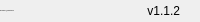
              <widget class="QFrame" name="bottomBar">
               <property name="minimumSize">
                <size>
                 <width>0</width>
                 <height>22</height>
                </size>
               </property>
               <property name="maximumSize">
                <size>
                 <width>16777215</width>
                 <height>22</height>
                </size>
               </property>
               <property name="frameShape">
                <enum>QFrame::NoFrame</enum>
               </property>
               <property name="frameShadow">
                <enum>QFrame::Raised</enum>
               </property>
               <layout class="QHBoxLayout" name="horizontalLayout_5">
                <property name="spacing">
                 <number>0</number>
                </property>
                <property name="leftMargin">
                 <number>0</number>
                </property>
                <property name="topMargin">
                 <number>0</number>
                </property>
                <property name="rightMargin">
                 <number>0</number>
                </property>
                <property name="bottomMargin">
                 <number>0</number>
                </property>
                <item>
                 <widget class="QLabel" name="creditsLabel">
                  <property name="maximumSize">
                   <size>
                    <width>16777215</width>
                    <height>16</height>
                   </size>
                  </property>
                  <property name="font">
                   <font>
                    <family>Segoe UI</family>
                    <pointsize>-1</pointsize>
                    <weight>50</weight>
                    <italic>false</italic>
                    <bold>false</bold>
                   </font>
                  </property>
                  <property name="text">
                   <string>Developed by @OfficialAhmed0</string>
                  </property>
                  <property name="alignment">
                   <set>Qt::AlignLeading|Qt::AlignLeft|Qt::AlignVCenter</set>
                  </property>
                 </widget>
                </item>
                <item>
                 <widget class="QLabel" name="version">
                  <property name="text">
                   <string>v1.1.2</string>
                  </property>
                  <property name="alignment">
                   <set>Qt::AlignRight|Qt::AlignTrailing|Qt::AlignVCenter</set>
                  </property>
                 </widget>
                </item>
                <item>
                 <widget class="QFrame" name="frame_size_grip">
                  <property name="minimumSize">
                   <size>
                    <width>20</width>
                    <height>0</height>
                   </size>
                  </property>
                  <property name="maximumSize">
                   <size>
                    <width>20</width>
                    <height>16777215</height>
                   </size>
                  </property>
                  <property name="frameShape">
                   <enum>QFrame::NoFrame</enum>
                  </property>
                  <property name="frameShadow">
                   <enum>QFrame::Raised</enum>
                  </property>
                 </widget>
                </item>
               </layout>
              </widget>
